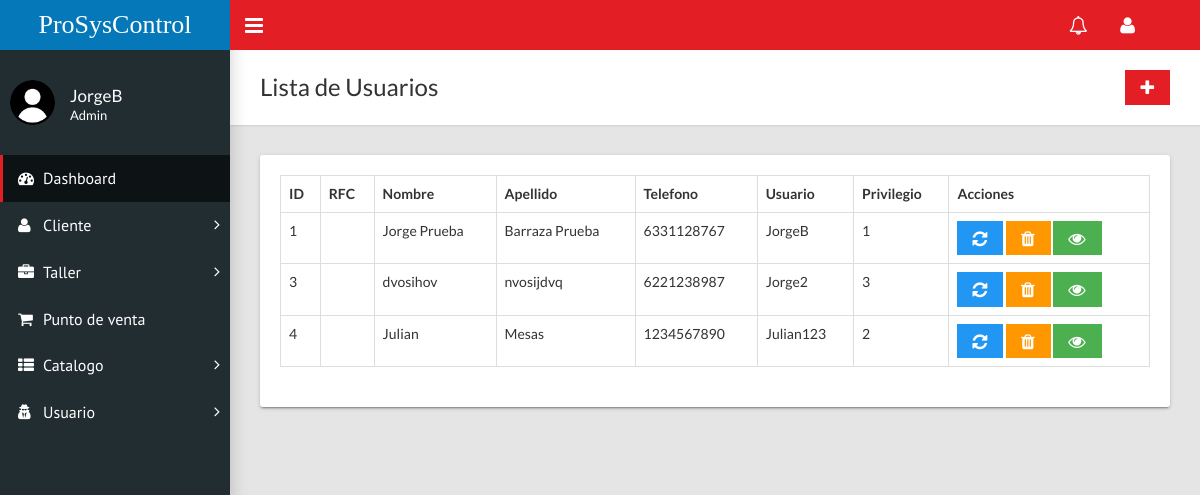
The app's page /home.php?c=usuario (signed in), older data.
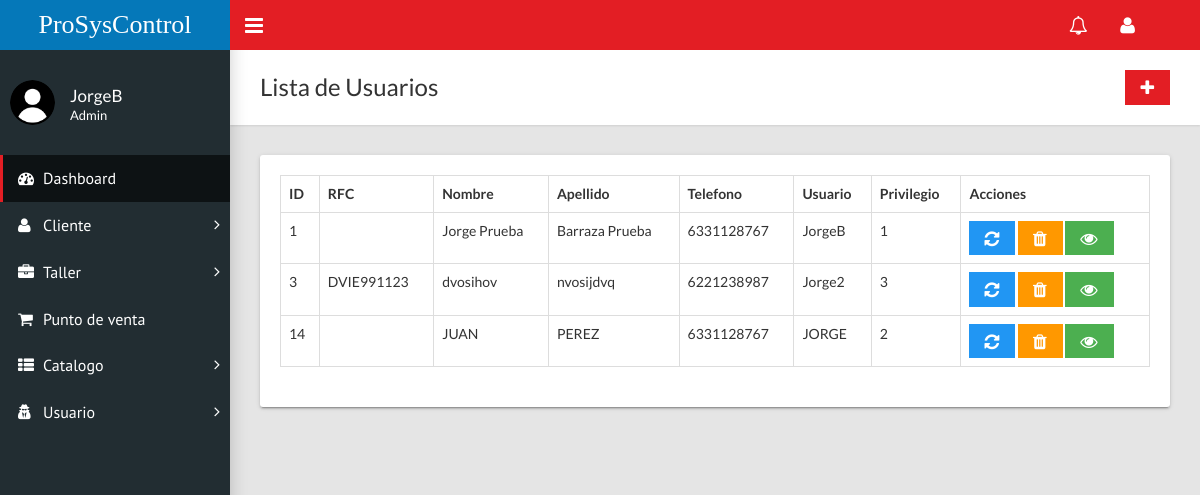
The same page, newer data.
### tables this page shows
CREATE TABLE `usuario` (
  `id` int(11) NOT NULL,
  `rfc` varchar(20) NOT NULL,
  `nombre` varchar(50) NOT NULL,
  `apellido` varchar(50) NOT NULL,
  `telefono` varchar(20) NOT NULL,
  `email` varchar(70) NOT NULL,
  `user` varchar(35) NOT NULL,
  `contrasenia` varchar(50) NOT NULL,
  `privilegio` varchar(1) NOT NULL
);

### controladores/usuario.controlador.php (called while the page is built, shortened)
<?php
require_once "modelos/usuario.php";
class UsuarioControlador{
    public function __CONSTRUCT(){
        $this->modeloUsuario = new Usuario;
    }
    public function Inicio(){
        require_once "vistas/encabezado.php";
        require_once "vistas/usuario/index.php";
        require_once "vistas/pie.php";
    }
}

### modelos/database.php (called while the page is built, shortened)
<?php
class Database{
    public static function Conectar(){
        try{
            $conexion = new PDO("mysql:host=".self::servidor.";dbname=".self::nombrebd.";charset=utf8", self::usuariobd,
            self::clave);
            $conexion -> setAttribute(PDO::ATTR_ERRMODE, PDO::ERRMODE_EXCEPTION);
            return $conexion;
        }catch(PDOException $e){
            return "Fallo " .$e->getMessage();
        }
    }
}

### modelos/usuario.php (called while the page is built, shortened)
<?php
class Usuario{
    public function __CONSTRUCT(){
        $this->pdo = Database::Conectar();
    }
    public function Listar(){
        try{
            $consulta = $this->pdo->prepare("SELECT * FROM usuario;");
            $consulta->execute();
            return $consulta->fetchAll(PDO::FETCH_OBJ);
        }catch(Exception $excepcion){
            die($excepcion->getMessage());
        }
    }
}

### vistas/usuario/index.php (the view, shortened to what this page needs)
<div class="content-wrapper">
        <div class="page-title">
          <div>
            <h1>Lista de Usuarios</h1>
          </div>
          <div>
            <?php if($_SESSION['tipoUsuario']!='Secretario'){?>
            <a class="btn btn-primary btn-flat" href="?c=usuario&a=FormCrear"><i class="fa fa-lg fa-plus"></i></a>
            <?php }?>
            </div>
        </div>
        <div class="row">
          <div class="col-md-12">
            <div class="card">
              <div class="card-body">
                <table class="table table-hover table-bordered" id="sampleTable">
                  <thead>
                    <tr>
                      <th>ID</th>
                      <th>RFC</th>
                      <th>Nombre</th>
                      <th>Apellido</th>
                      <th>Telefono</th>
                      <th>Usuario</th>
                      <th>Privilegio</th>
                      <?php if($_SESSION['tipoUsuario']!='Secretario'){?>
                      <th>Acciones</th>
                      <?php }?>
                    </tr>
                  </thead>
                  <tbody>
                    <?php foreach($this->modeloUsuario->Listar() as $u):?>
                    <tr>
                      <td><?=$u->id?></td>
                      <td><?=$u->rfc?></td>
                      <td><?=$u->nombre?></td>
                      <td><?=$u->apellido?></td>
                      <td><?=$u->telefono?></td>
                      <td><?=$u->user?></td>
                      <td><?=$u->privilegio?></td>
                      <?php if($_SESSION['tipoUsuario']!='Secretario'){?>
                      <td><a class="btn btn-info btn-flat" href="?c=usuario&a=FormCrear&id=<?=$u->id?>"><i class="fa fa-lg fa-refresh"></i></a>
                          <a class="btn btn-warning btn-flat"   onclick = "return confirm('¿Realmente desea eliminar?')" href="?c=usuario&a=Borrar&id=<?=$u->id?>" ><i class="fa fa-lg fa-trash"></i></a>
                      <?php }?>
                          <a class="btn btn-success btn-flat" href="?c=usuario&a=FormConsultar&id=<?=$u->id?>"><i class="fa fa-lg fa-eye"></i></a></td>
                    </tr>
                    <?php endforeach;?>
                  </tbody>
                </table>
              </div>
            </div>
          </div>
        </div>
      </div>
    </div>

Row changes from the older to the newer data that the page shows:
removed usuario: id "4", nombre "Julian", apellido "Mesas", telefono "1234567890", user "Julian123", privilegio "2"
changed usuario "dvosihov": rfc (not shown) → "DVIE991123"
added usuario: id "14", nombre "JUAN", apellido "PEREZ", telefono "6331128767", user "JORGE", privilegio "2"
